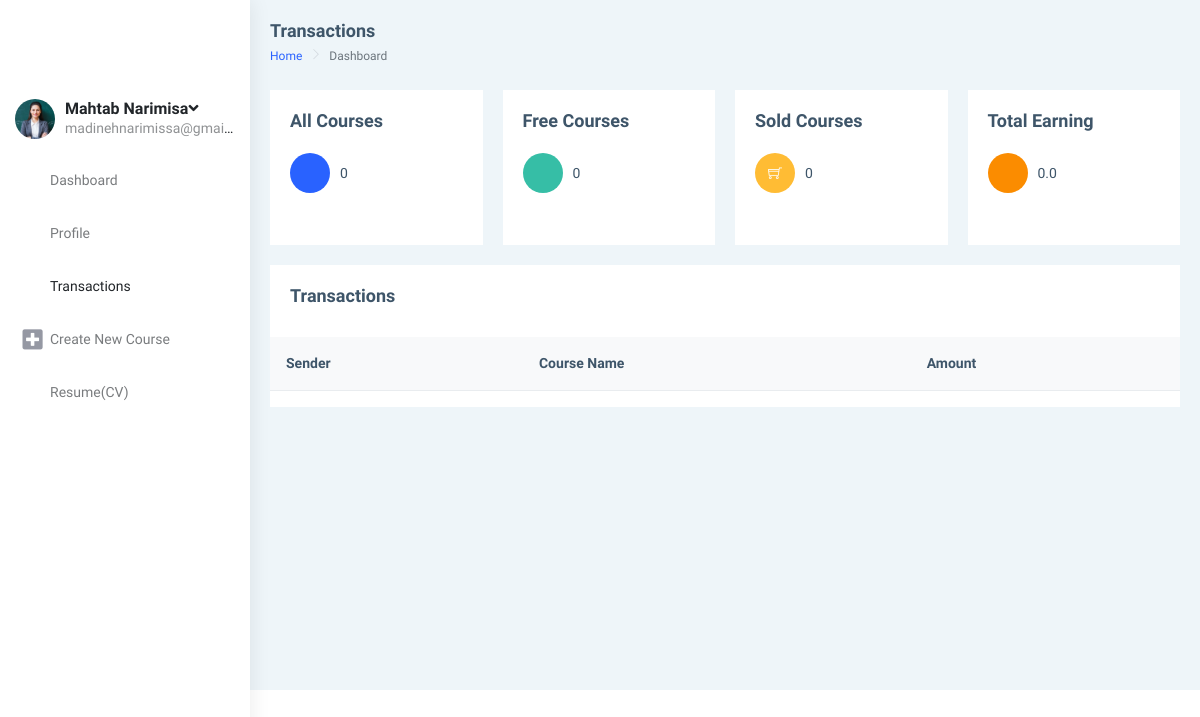
/accounts/teacherdashboard/transaction (signed in), run on an earlier commit of the app's database.
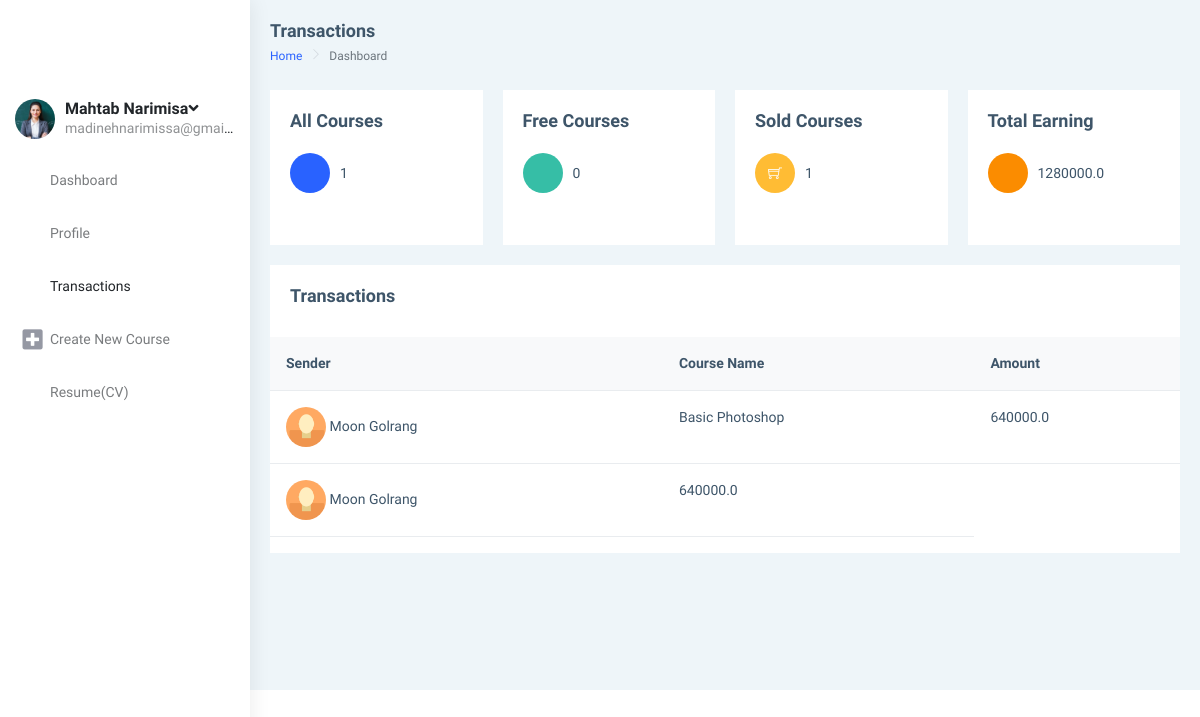
And on a later commit of the database.
### mainSite/models.py (models this page shows, shortened)
class Teacher (models.Model):
    phone = models.CharField(max_length=200, unique=True)
    date_created = models.DateTimeField(auto_now_add=True, null=True)
    user = models.OneToOneField(
        User, null=True, on_delete=models.CASCADE, related_name='teacher')
    profile_pic = models.ImageField(
        upload_to='teacher/profile/picture/', null=True, blank=True)
    course = models.ManyToManyField(Course, related_name='teacher')
    fildOfStudy = models.CharField(max_length=60, null=True)
    university = models.CharField(max_length=60, null=True)
    educations = (
        ('b', 'Bachelor'),
        ('bs', 'Bachelor Student'),
        ('m', 'Master'),
        ('ms', 'Master Student'),
        ('p', 'PHD'),
        ('ps', 'PHD Student'),
    )
    address=models.CharField(max_length=50, null=True)
    lastEducation = models.CharField(
        max_length=2, choices=educations, default='bs')
    documents = models.FileField(
        upload_to='teacher/documents/', null=True, blank=True)
    companiName1= models.CharField(max_length=50, null=True)
    jobSituation1= models.CharField(max_length=50, null=True)
    companiName2= models.CharField(max_length=50, null=True)
    jobSituation2= models.CharField(max_length=50, null=True)
    courseTitle1= models.CharField(max_length=50, null=True)
    courseTime1= models.CharField(max_length=50, null=True)
    courseTitle2= models.CharField(max_length=50, null=True)
    courseTime2= models.CharField(max_length=50, null=True)
    exteraInfo =models.CharField(max_length=200 , null=True)
    accepted =models.BooleanField(default=False)
    wallet=models.FloatField(default=0)

class Customer (models.Model):
    phone = models.CharField(max_length=200, unique=True)
    date_created = models.DateTimeField(auto_now_add=True, null=True)
    contry = models.CharField(
        max_length=2, choices=COUNTRYS, blank=True, default='ir')
    adress = models.CharField(max_length=50, null=True)
    user = models.OneToOneField(
        User, null=True, on_delete=models.CASCADE, related_name='customer')
    profile_pic = models.ImageField(null=True, blank=True)

class Course(models.Model):
    name = models.CharField(max_length=100, null=True)
    title = models.CharField(max_length=1000)
    price = models.FloatField(default=0)
    category = models.ManyToManyField(Category, related_name='category')
    subTittel = models.CharField(max_length=200, null=True)
    date_created = models.DateTimeField(auto_now_add=True, null=True)
    datepublished = models.DateTimeField(null=True)
    stutuses = (
        ('d', 'Draft'),
        ('p', 'Published'),
    )
    stutus = models.CharField(max_length=1, choices=stutuses, default='d')
    course_pic = models.ImageField(upload_to='courses/coverPictures/' ,null=True, blank=True)
    duration = models.DurationField(max_length=100, null=True)
    fileZip = models.FileField(
        upload_to='courses/zipFile/', null=True, blank=True)
    dlNumber = models.IntegerField(default=0)
    video = models.FileField(
        upload_to='courses/video/%y', null=True, blank=True)
    class Meta:
        ordering = ["-dlNumber"]

class Transaction(models.Model):
    date_created = models.DateTimeField(auto_now_add=True, null=True)
    price =models.FloatField(default=0)
    course = models.ManyToManyField(Course, related_name='transaction')
    teacher = models.ManyToManyField(Teacher, related_name='transaction')
    customer= models.ManyToManyField(Customer, related_name='transaction')
    pdf =models.FileField( null=True, blank=True)
    class Meta:
        ordering = ["-date_created"]

### mainSite/decorators.py (the view)
        def wrapper_func(requset, *args , **kwargs):
            group = None
            if requset.user.groups.exists():
                group = requset.user.groups.all()[0].name
            if group == None:
                return HttpResponse("you are not authorized to view this page")
            if group in allowed_roles:
                 return view_func(requset, *args , **kwargs)
            else:
                return HttpResponse("you are not authorized to view this page")

### mainSite/views.py (called while the page is built)
@login_required
@allowed_users("teacher")
def teacherDashboardTransaction(request):
    teaacher =request.user.teacher
    allCours = teaacher.course.all()
    freeCours = allCours.filter(price=0)
    coursePurchased = allCours.filter(price__gt=0)
    transaction = teaacher.transaction.all()
    context = {
        "teacher": teaacher,
        "allCours": allCours,
        "freeCours": freeCours,
        "freeCoursSize": len(freeCours),
        "coursePurchased": coursePurchased,
        "coursePurchasedSize": coursePurchased.count(),
        "transaction":transaction,
    }
    return render(request, 'teacherdashboard-transaction.html' , context)

### templates/teacherdashboard-transaction.html (shortened to what the changed rows need)
{% load static %}
{% load widget_tweaks %}
{% load mathfilters %}
<!DOCTYPE html>
<html dir="ltr" lang="en">
<head>
    <link href="{% static '/distt/css/style.min.css' %}" rel="stylesheet"  >
</head>
<body>
    <div id="main-wrapper" data-layout="vertical" data-navbarbg="skin5" data-sidebartype="full"
        data-sidebar-position="absolute" data-header-position="absolute" data-boxed-layout="full">
        <aside class="left-sidebar" data-sidebarbg="skin6">
            <div class="scroll-sidebar">
                <nav class="sidebar-nav">
                    <ul id="sidebarnav">
                            <div class="user-profile d-flex no-block dropdown m-t-20">
                                {% if teacher.profile_pic %}
                              <div class="user-pic"><img src="{{ teacher.profile_pic.url }}" alt="users"
                                  class="rounded-circle" width="40" /></div>
                              {% else %}
                              <div class="user-pic"><img src="{% static '/image/1.jpg' %}" alt="users"
                                  class="rounded-circle" width="40" /></div>
                              {% endif %}
                                <div class="user-content hide-menu m-l-10">
                                <a href="#" class="" id="Userdd" role="button"
                                    data-bs-toggle="dropdown" aria-haspopup="true" aria-expanded="false">
                                    <h5 class="m-b-0 user-name font-medium">{{teacher.user.get_full_name}}<i
                                            class="fa fa-angle-down"></i></h5>
                                    <span class="op-5 user-email">{{teacher.user.email}}</span>
                                </a>
                                </div>
                            </div>
                    </ul>
                </nav>
            </div>
        </aside>
        <div class="page-wrapper">
            <div class="container-fluid">
                <div class="row">
                    <div class="col-md-3">
                        <div class="card">
                            <div class="card-body">
                                <div class="feed-widget">
                                    <ul class="list-style-none feed-body m-0 p-b-20">
                                        <li class="feed-item">
                                            <div class="feed-icon bg-info">
                                            </div>
                                            {{ allCours.count}}
                                        </li>
                                    </ul>
                                </div>
                            </div>
                        </div>
                    </div>
                    <div class="col-md-3">
                        <div class="card">
                            <div class="card-body">
                                <div class="feed-widget">
                                    <ul class="list-style-none feed-body m-0 p-b-20">
                                        <li class="feed-item">
                                            <div class="feed-icon bg-warning"><i class="ti-shopping-cart"></i></div>
                                            {{coursePurchasedSize}}
                                        </li>
                                    </ul>
                                </div>
                            </div>
                        </div>
                    </div>
                    <div class="col-md-3">
                        <div class="card">
                            <div class="card-body">
                                <div class="feed-widget">
                                    <ul class="list-style-none feed-body m-0 p-b-20">
                                        <li class="feed-item">
                                            <div class="feed-icon btn-orange"><i class="mdi mdi-square-inc-cash"></i></div>
                                            {{teacher.wallet}}
                                        </li>
                                    </ul>
                                </div>
                            </div>
                        </div>
                    </div>
                </div>
                <div class="row">
                  <div class="col-md-12">
                    <div class="card">
                        <div class="table-responsive">
                            <table class="table v-middle">
                                <thead>
                                    <tr class="bg-light">
                                        <th class="border-top-0">Sender</th>
                                        <th class="border-top-0">Course Name</th>
                                        <th class="border-top-0">Amount</th>
                                    </tr>
                                </thead>
                                <tbody>
                                    {% for t in transaction %}
                                    <tr>
                                        <td>
                                            <div class="d-flex align-items-center">
                                                <div class="m-r-10">
                                                    {% for customer in t.customer.all %}
                                                    {% if customer.profile_pic %}
                                                    <div class="user-pic"><img src="{{ customer.profile_pic.url }}" alt="users"
                                                        class="rounded-circle" width="40" />
                                                        <span> {{customer.user.get_full_name}}</span>
                                                    </div>
                                                    {% else %}
                                                    <div class="user-pic"><img src="{% static '/image/1.jpg' %}" alt="users"
                                                        class="rounded-circle" width="40" />
                                                        <span> {{customer.user.get_full_name}}</span>
                                                    </div>
                                                    {% endif %}
                                                    {% endfor %}
                                                                                </div>
                                            </div>
                                        </td>
                                        {% for course in t.course.all %}
                                        <td>{{course.name}}</td>
                                        {% endfor %}
                                        <td>{{t.price|mul:0.8}}</td>
                                    </tr>
                                        {% endfor %}
                                </tbody>
                            </table>
                        </div>
                    </div>
                </div>
                </div>
            </div>
        </div>
    </div>
</body>
</html>

What changed in the data, as far as the page shows it:
changed Teacher "Mahtab Narimisa": wallet "0.0" → "1280000.0"
added Transaction: price|mul "640000.0"
now on this page (row unchanged): Customer: user.get_full_name "Moon Golrang"
added Course: name "Basic Photoshop"
added Transaction: price|mul "640000.0"
Also different on the page:
{{ allCours.count }}: "0" → "1"
{{ coursePurchasedSize }}: "0" → "1"
